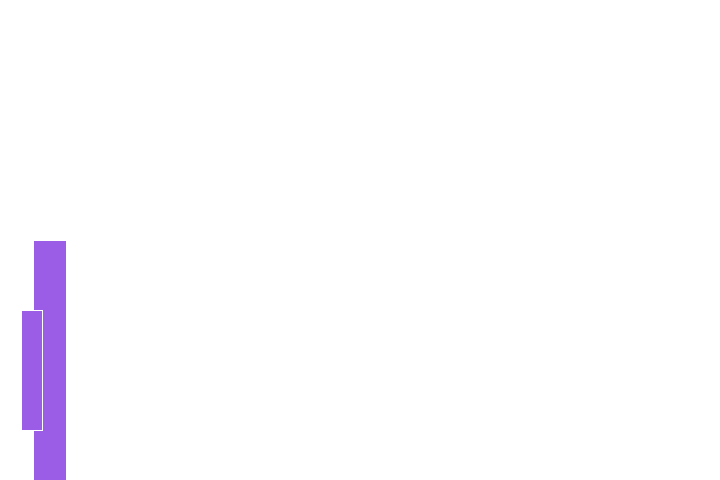
Frame 1 (no input)
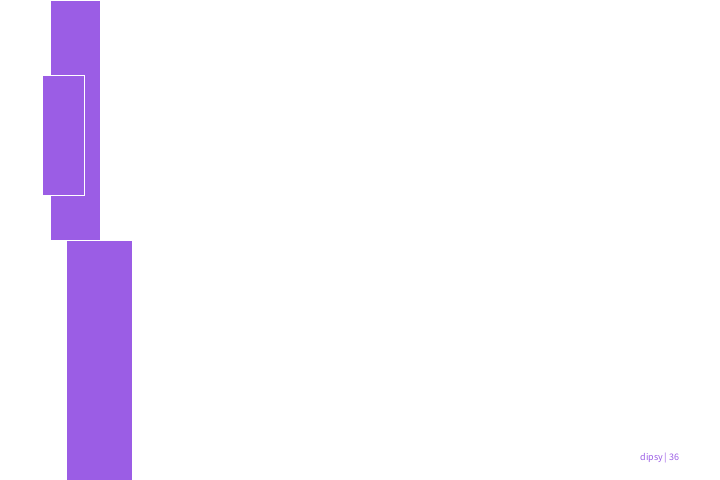
Frame 60 (the mouse pressed at the canvas centre just before this capture)
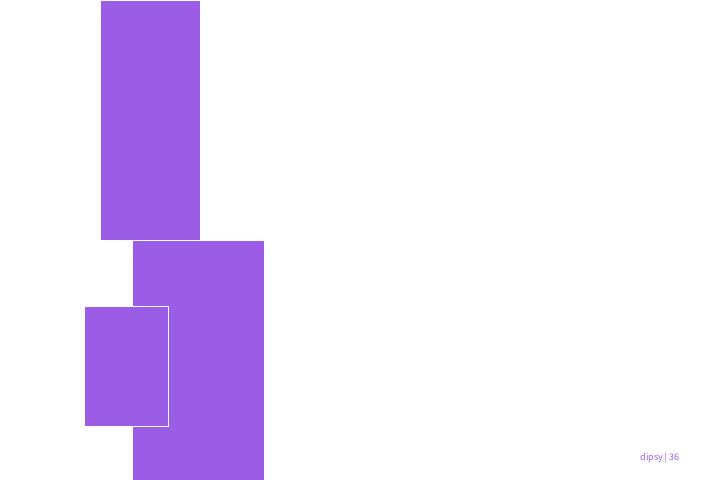
Frame 120 (the mouse held since frame 60 and released just before this capture)

The Processing sketch that drew these frames (run headless with seeded random() and noise(); from frame 60 on, the mouse is pressed at the canvas centre):

// Processing sketch: pattern36
// ── pattern36.pde
int a = 0;
int b = 0;
int c = 0;

void setup() {
  size(720, 480);
  stroke(255);
}

void draw() {
  if(c>width){
  background(143, 247, 92);
  } else{
  background(255,255,255);
  }
  
textSize(10);
text("dipsy | 36",640,460);
  
  a = a + 25;
  b = b + 33; 
  c = c + 21;
  rect(a, 0, a, height/2);
  fill(155, 93, 229);
  rect(b, height/2, b, height);
  fill(155, 93, 229);
  rect(c, random(480), c, height/4);
  fill(155, 93, 229);
  
  if(a > width) {
    a = 0;
  if(b > width) {
    b = 0;
  if(c > width) {
    c = 0;
  }
  }

    
  }
}
